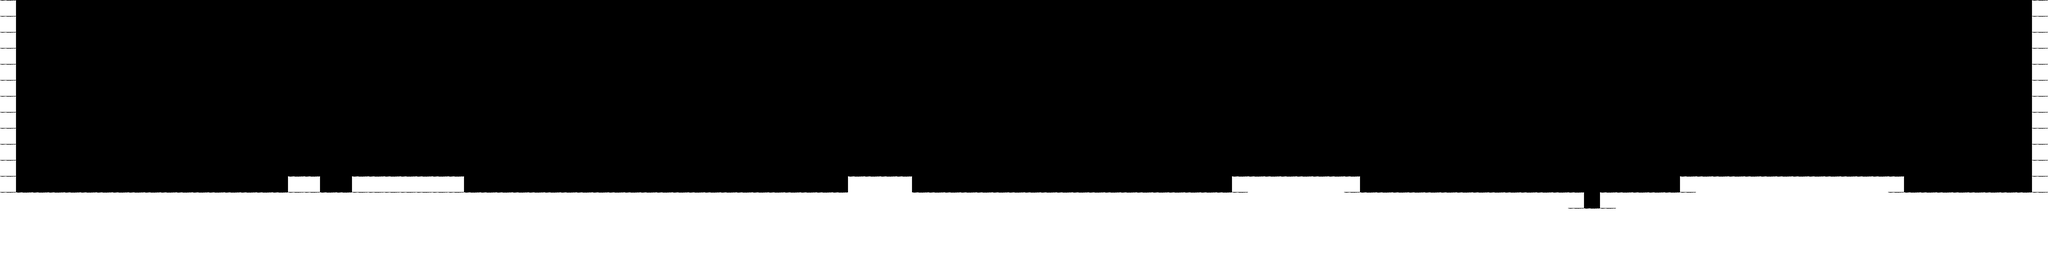

Rendered tile map (Tiled .tmx) drawn with the repository's tilesets; below, a short description and the full map source, tile grids included:
An orthogonal 128x16 tile map with 128x128 px tiles, 1 tile layer (Platforms).

<map version="1.8" tiledversion="1.8.0" orientation="orthogonal" renderorder="right-down" width="128" height="16" tilewidth="128" tileheight="128" infinite="0" nextlayerid="2" nextobjectid="1">
 <editorsettings>
  <export target="TEST.json" format="json" />
 </editorsettings>
 <tileset firstgid="1" source="General.tsx" />
 <layer id="1" name="Platforms" width="128" height="16">
  <data encoding="csv">
32,0,0,0,0,0,0,0,0,0,0,0,0,0,0,0,0,0,0,0,0,0,0,0,0,0,0,0,0,0,0,0,0,0,0,0,0,0,0,0,0,0,0,0,0,0,0,0,0,0,0,0,0,0,0,0,0,0,0,0,0,0,0,0,0,0,0,0,0,0,0,0,0,0,0,0,0,0,0,0,0,0,0,0,0,0,0,0,0,0,0,0,0,0,0,0,0,0,0,0,0,0,0,0,0,0,0,0,0,0,0,0,0,0,0,0,0,0,0,0,0,0,0,0,0,0,0,32,
32,0,0,0,0,0,0,0,0,0,0,0,0,0,0,0,0,0,0,0,0,0,0,0,0,0,0,0,0,0,0,0,0,0,0,0,0,0,0,0,0,0,0,0,0,0,0,0,0,0,0,0,0,0,0,0,0,0,0,0,0,0,0,0,0,0,0,0,0,0,0,0,0,0,0,0,0,0,0,0,0,0,0,0,0,0,0,0,0,0,0,0,0,0,0,0,0,0,0,0,0,0,0,0,0,0,0,0,0,0,0,0,0,0,0,0,0,0,0,0,0,0,0,0,0,0,0,32,
32,0,0,0,0,0,0,0,0,0,0,0,0,0,0,0,0,0,0,0,0,0,0,0,0,0,0,0,0,0,0,0,0,0,0,0,0,0,0,0,0,0,0,0,0,0,0,0,0,0,0,0,0,0,0,0,0,0,0,0,0,0,0,0,0,0,0,0,0,0,0,0,0,0,0,0,0,0,0,0,0,0,0,0,0,0,0,0,0,0,0,0,0,0,0,0,0,0,0,0,0,0,0,0,0,0,0,0,0,0,0,0,0,0,0,0,0,0,0,0,0,0,0,0,0,0,0,32,
32,0,0,0,0,0,0,0,0,0,0,0,0,0,0,0,0,0,0,0,0,0,0,0,0,0,0,0,0,0,0,0,0,0,0,0,0,0,0,0,0,0,0,0,0,0,0,0,0,0,0,0,0,0,0,0,0,0,0,0,0,0,0,0,0,0,0,0,0,0,0,0,0,0,0,0,0,0,0,0,0,0,0,0,0,0,0,0,0,0,0,0,0,0,0,0,0,0,0,0,0,0,0,0,0,0,0,0,0,0,0,0,0,0,0,0,0,0,0,0,0,0,0,0,0,0,0,32,
32,0,0,0,0,0,0,0,0,0,0,0,0,0,0,0,0,0,0,0,0,0,0,0,0,0,0,0,0,0,0,0,0,0,0,0,0,0,0,0,0,0,0,0,0,0,0,0,0,0,0,0,0,0,0,0,0,0,0,0,0,0,0,0,0,0,0,0,0,0,0,0,0,0,0,0,0,0,0,0,0,0,0,0,0,0,0,0,0,0,0,0,0,0,0,0,0,0,0,0,0,0,0,0,0,0,0,0,0,0,0,0,0,0,0,0,0,0,0,0,0,0,0,0,0,0,0,32,
32,0,0,0,0,0,0,0,0,0,0,0,0,0,0,0,0,0,0,0,0,0,0,0,0,0,0,0,0,0,0,0,0,0,0,0,0,0,0,0,0,0,0,0,0,0,0,0,0,0,0,0,0,0,0,0,0,0,0,0,0,0,0,0,0,0,0,0,0,0,0,0,0,0,0,0,0,0,0,0,0,0,0,0,0,0,0,0,0,0,0,0,0,0,0,0,0,0,0,0,0,0,0,0,0,0,0,0,0,0,0,0,0,0,0,0,0,0,0,0,0,0,0,0,0,0,0,32,
32,0,0,0,0,0,0,0,0,0,0,0,0,0,0,0,0,0,0,0,0,0,0,0,0,0,0,0,0,0,0,0,0,0,0,0,0,0,0,0,0,0,0,0,0,0,0,0,0,0,0,0,0,0,0,0,0,0,0,0,0,0,0,0,0,0,0,0,0,0,0,0,0,0,0,0,0,0,0,0,0,0,0,0,0,0,0,0,0,0,0,0,0,0,0,0,0,0,0,0,0,0,0,0,0,0,0,0,0,0,0,0,0,0,0,0,0,0,0,0,0,0,0,0,0,0,0,32,
32,0,0,0,0,0,0,0,0,0,0,0,0,0,0,0,0,0,0,0,0,0,0,0,0,0,0,0,0,0,0,0,0,0,0,0,0,0,0,0,0,0,0,0,0,0,0,0,0,0,0,0,0,0,0,0,0,0,0,0,0,0,0,0,0,0,0,0,0,0,0,0,0,0,0,0,0,0,0,0,0,0,0,0,0,0,0,0,0,0,0,0,0,0,0,0,0,0,0,0,0,0,0,0,0,0,0,0,0,0,0,0,0,0,0,0,0,0,0,0,0,0,0,0,0,0,0,32,
32,0,0,0,0,0,0,0,0,0,0,0,0,0,0,0,0,0,0,0,0,0,0,0,0,0,0,0,0,0,0,0,0,0,0,0,0,0,0,0,0,0,0,0,0,0,0,0,0,0,0,0,0,0,0,0,0,0,0,0,0,0,0,0,0,0,0,0,0,0,0,0,0,0,0,0,0,0,0,0,0,0,0,0,0,0,0,0,0,0,0,0,0,0,0,0,0,0,0,0,0,0,0,0,0,0,0,0,0,0,0,0,0,0,0,0,0,0,0,0,0,0,0,0,0,0,0,32,
32,0,0,0,0,0,0,0,0,0,0,0,0,0,0,0,0,0,0,0,0,0,0,0,0,0,0,0,0,0,0,0,0,0,0,0,0,0,0,0,0,0,0,0,0,0,0,0,0,0,0,0,0,0,0,0,0,0,0,0,0,0,0,0,0,0,0,0,0,0,0,0,0,0,0,0,0,0,0,0,0,0,0,0,0,0,0,0,0,0,0,0,0,0,0,0,0,0,0,0,0,0,0,0,0,0,0,0,0,0,0,0,0,0,0,0,0,0,0,0,0,0,0,0,0,0,0,32,
32,0,0,0,0,0,0,0,0,0,0,0,0,0,0,0,0,0,0,0,0,0,0,0,0,0,0,0,0,0,0,0,0,0,0,0,0,0,0,0,0,0,0,0,0,0,0,0,0,0,0,0,0,0,0,0,0,0,0,0,0,0,0,0,0,0,0,0,0,0,0,0,0,0,0,0,0,0,0,0,0,0,0,0,0,0,0,0,0,0,0,0,0,0,0,0,0,0,0,0,0,0,0,0,0,0,0,0,0,0,0,0,0,0,0,0,0,0,0,0,0,0,0,0,0,0,0,32,
32,0,0,0,0,0,0,0,0,0,0,0,0,0,0,0,0,0,32,32,0,0,32,32,32,32,32,32,32,0,0,0,0,0,0,0,0,0,0,0,0,0,0,0,0,0,0,0,0,0,0,0,0,32,32,32,32,0,0,0,0,0,0,0,0,0,0,0,0,0,0,0,0,0,0,0,0,32,32,32,32,32,32,32,32,0,0,0,0,0,0,0,0,0,0,0,0,0,0,0,0,0,0,0,0,32,32,32,32,32,32,32,32,32,32,32,32,32,32,0,0,0,0,0,0,0,0,32,
32,32,32,32,32,32,32,32,32,32,32,32,32,32,32,32,32,32,32,32,32,32,32,32,32,32,32,32,32,32,32,32,32,32,32,32,32,32,32,32,32,32,32,32,32,32,32,32,32,32,32,32,32,31,31,31,31,32,32,32,32,32,32,32,32,32,32,32,32,32,32,32,32,32,32,32,32,32,31,31,31,31,31,31,32,32,32,32,32,32,32,32,32,32,32,32,32,32,32,0,32,32,32,32,32,32,31,31,31,31,31,31,31,31,31,31,31,31,32,32,32,32,32,32,32,32,32,32,
31,31,31,31,31,31,31,31,31,31,31,31,31,31,31,31,31,31,31,31,31,31,31,31,31,31,31,31,31,31,31,31,31,31,31,31,31,31,31,31,31,31,31,31,31,31,31,31,31,31,31,31,31,31,31,31,31,31,31,31,31,31,31,31,31,31,31,31,31,31,31,31,31,31,31,31,31,31,31,31,31,31,31,31,31,31,31,31,31,31,31,31,31,31,31,31,31,31,32,32,32,31,31,31,31,31,31,31,31,31,31,31,31,31,31,31,31,31,31,31,31,31,31,31,31,31,31,31,
31,31,31,31,31,31,31,31,31,31,31,31,31,31,31,31,31,31,31,31,31,31,31,31,31,31,31,31,31,31,31,31,31,31,31,31,31,31,31,31,31,31,31,31,31,31,31,31,31,31,31,31,31,31,31,31,31,31,31,31,31,31,31,31,31,31,31,31,31,31,31,31,31,31,31,31,31,31,31,31,31,31,31,31,31,31,31,31,31,31,31,31,31,31,31,31,31,31,31,31,31,31,31,31,31,31,31,31,31,31,31,31,31,31,31,31,31,31,31,31,31,31,31,31,31,31,31,31,
31,31,31,31,31,31,31,31,31,31,31,31,31,31,31,31,31,31,31,31,31,31,31,31,31,31,31,31,31,31,31,31,31,31,31,31,31,31,31,31,31,31,31,31,31,31,31,31,31,31,31,31,31,31,31,31,31,31,31,31,31,31,31,31,31,31,31,31,31,31,31,31,31,31,31,31,31,31,31,31,31,31,31,31,31,31,31,31,31,31,31,31,31,31,31,31,31,31,31,31,31,31,31,31,31,31,31,31,31,31,31,31,31,31,31,31,31,31,31,31,31,31,31,31,31,31,31,31
</data>
 </layer>
</map>
